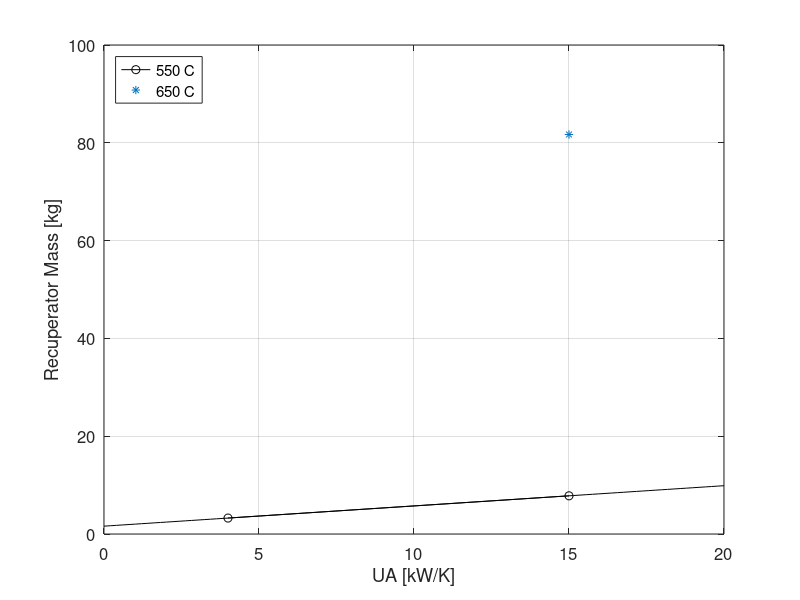
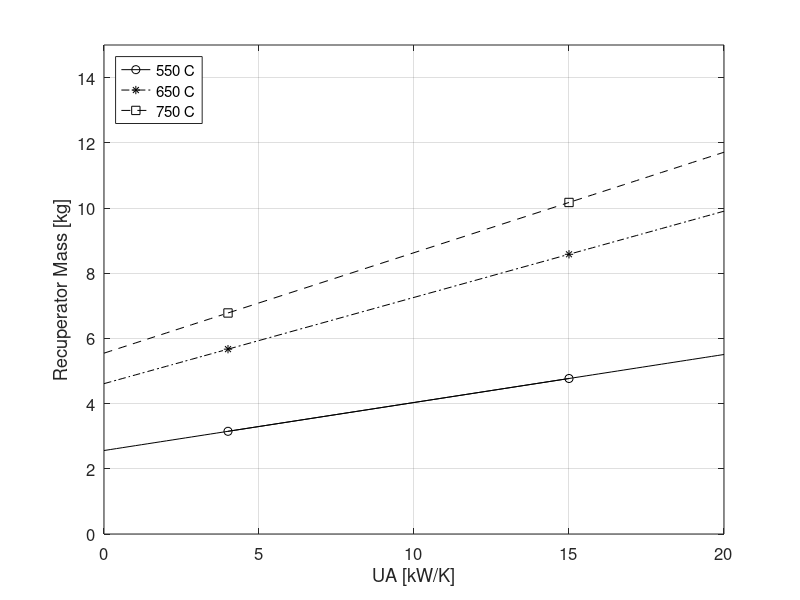

Write MATLAB code to recreate these figures, in order.
%create plot for recuperator mass with respect to temperature for SS

set(0,'defaultAxesFontSize',12)

UA = [4,15];
UA_vec = linspace(0,20);
mass_550C = [3.26, 7.81];
p_550C = polyfit(UA,mass_550C,1);
mass_550Cline = p_550C(1)*UA_vec+p_550C(2);

UA_650C = 15;
mass_650C = 81.7;

figure(1)
plot(UA,mass_550C,'-ok')
hold on
scatter(UA_650C,mass_650C,'*k')

plot(UA_vec,mass_550Cline,'-k')

xlim([0 20])
ylim([0 100])

legend('550 C','650 C','location','northwest')
xlabel('UA [kW/K]')
ylabel('Recuperator Mass [kg]')
grid on

%create plot for recuperator mass with respect to temperature for Inconel

UA = [4,15];
UA_vec = linspace(0,20);
mass_550C = [3.15, 4.77];
p_550C = polyfit(UA,mass_550C,1);
mass_550Cline = p_550C(1)*UA_vec+p_550C(2);

mass_650C = [5.67, 8.58];
p_650C = polyfit(UA,mass_650C,1);
mass_650Cline = p_650C(1)*UA_vec+p_650C(2);

mass_750C = [6.78, 10.17];
p_750C = polyfit(UA,mass_750C,1);
mass_750Cline = p_750C(1)*UA_vec+p_750C(2);

figure(2)
plot(UA,mass_550C,'-ok')
hold on
plot(UA,mass_650C,'-.*k')
plot(UA,mass_750C,'--sk')

plot(UA_vec,mass_550Cline,'-k')

mass_650Cline1 = mass_650Cline(UA_vec<4);
UA_vec1 = UA_vec(UA_vec<4);
mass_650Cline2 = mass_650Cline(UA_vec>15);
UA_vec2 = UA_vec(UA_vec>15);
plot(UA_vec1,mass_650Cline1,'-.k',UA_vec2,mass_650Cline2,'-.k')


mass_750Cline1 = mass_750Cline(UA_vec<4);
mass_750Cline2 = mass_750Cline(UA_vec>15);
plot(UA_vec1,mass_750Cline1,'--k',UA_vec2,mass_750Cline2,'--k')

xlim([0 20])
ylim([0 15])

legend('550 C','650 C','750 C','location','northwest')
xlabel('UA [kW/K]')
ylabel('Recuperator Mass [kg]')
grid on


